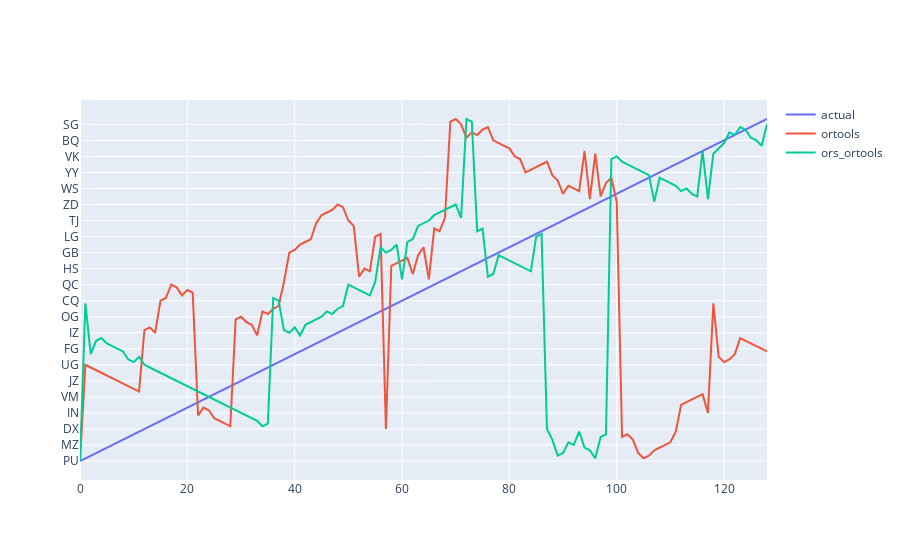

The notebook cell this image was saved under:
### Markdown cell above
### Plot the Sequences

This is not a meaningful way to plot...

### Code cell
_df = _df.sort_index()

fig = go.Figure(data=[go.Scatter(x=sequence_df.index, y=sequence_df.actual, mode='lines', name="actual")])
fig.add_trace(
    go.Scatter(x=sequence_df.index, y=sequence_df.ortools, mode='lines', name='ortools')
)
fig.add_trace(
    go.Scatter(x=sequence_df.index, y=sequence_df.ors_ortools, mode='lines', name='ors_ortools')
)

fig.show()

### Figure 1 — Plotly figure (JSON) as saved in the notebook; plotly's stock layout.template omitted (floating-point values rounded to 4 significant figures; data arrays with more than 128 entries replaced by an {"elided": "..."} marker saying what was removed)
{"data": [{"mode": "lines", "name": "actual", "type": "scatter", "x": {"elided": "129 int values"}, "y": {"elided": "129 str values"}}, {"mode": "lines", "name": "ortools", "type": "scatter", "x": {"elided": "129 int values"}, "y": {"elided": "129 str values"}}, {"mode": "lines", "name": "ors_ortools", "type": "scatter", "x": {"elided": "129 int values"}, "y": {"elided": "129 str values"}}], "layout": {}}
